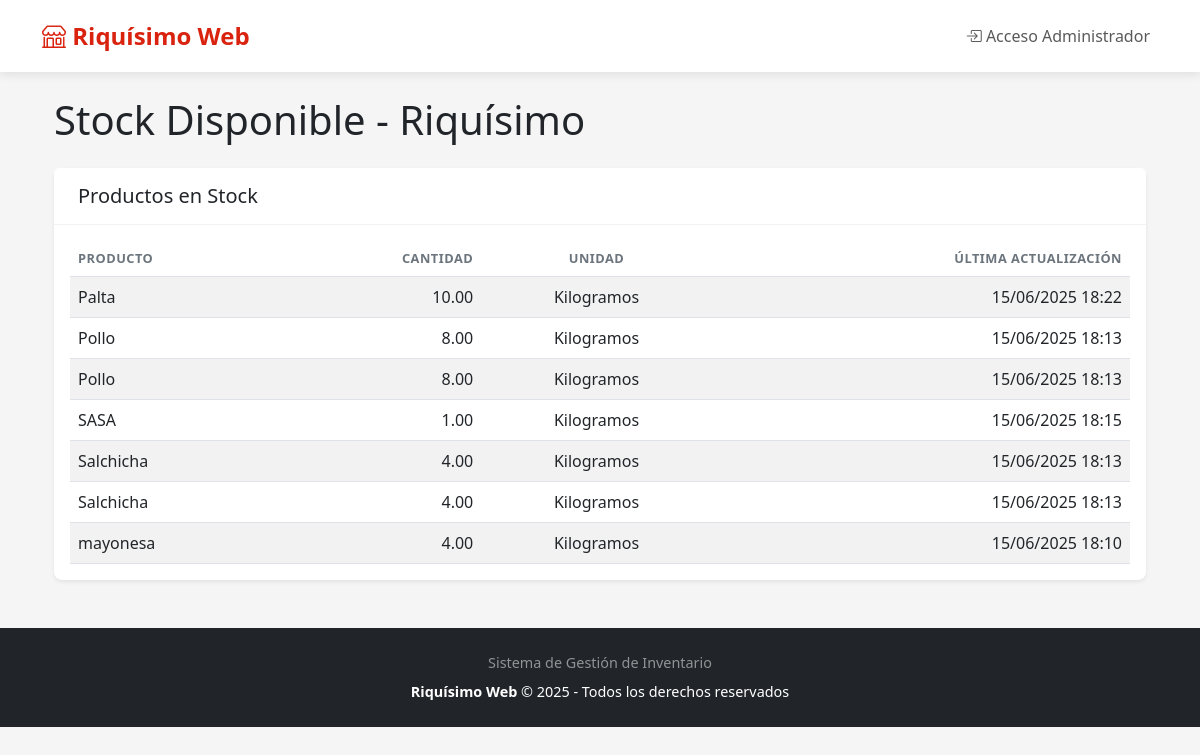
/, run on an earlier commit of the app's database.
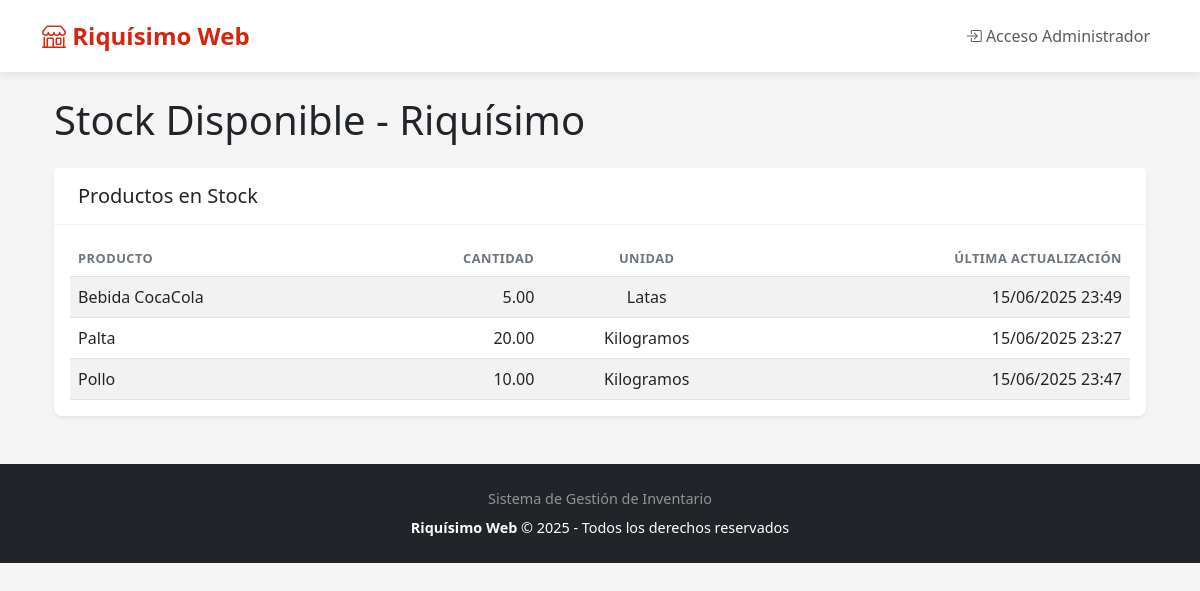
And on a later commit of the database.
### inventario/models.py (models this page shows, shortened)
class Producto(models.Model):
    UNIDADES = [
        ('un', 'Unidades'),
        ('kg', 'Kilogramos'),
        ('lt', 'Litros'),
        ('lata', 'Latas'),
    ]
    nombre = models.CharField(max_length=100)
    cantidad = models.IntegerField(validators=[MinValueValidator(0)])
    unidad = models.CharField(max_length=10, choices=UNIDADES)
    fecha_actualizacion = models.DateTimeField(auto_now=True)

### inventario/views.py (the view)
# urls.py: path('', stock_publico, name='stock_publico'),
def stock_publico(request):
    productos = Producto.objects.all().order_by('nombre')
    return render(request, 'inventario/stock_publico.html', {
        'productos': productos
    })

### inventario/templates/inventario/stock_publico.html
{% extends "base.html" %}
{% block content %}
<div class="container mt-4">
    <h1 class="mb-4">Stock Disponible - Riquísimo</h1>
    <div class="card shadow-sm">
        <div class="card-header">
            <h5 class="mb-0">Productos en Stock</h5>
        </div>
        <div class="card-body">
            <div class="table-responsive">
                <table class="table table-striped">
                    <thead>
                        <tr>
                            <th>Producto</th>
                            <th class="text-end">Cantidad</th>
                            <th class="text-center">Unidad</th>
                            <th class="text-end">Última actualización</th>
                        </tr>
                    </thead>
                    <tbody>
                        {% for producto in productos %}
                        <tr>
                            <td>{{ producto.nombre }}</td>
                            <td class="text-end">{{ producto.cantidad|floatformat:2 }}</td>
                            <td class="text-center">{{ producto.get_unidad_display }}</td>
                            <td class="text-end">{{ producto.fecha_actualizacion|date:"d/m/Y H:i" }}</td>
                        </tr>
                        {% empty %}
                        <tr>
                            <td colspan="4" class="text-center">No hay productos registrados</td>
                        </tr>
                        {% endfor %}
                    </tbody>
                </table>
            </div>
        </div>
    </div>
</div>
{% endblock %}

What changed in the data, as far as the page shows it:
removed Producto: nombre "Pollo", cantidad "8.00", unidad "Kilogramos", fecha_actualizacion "15/06/2025 18:13"
removed Producto: nombre "Pollo", cantidad "8.00", unidad "Kilogramos", fecha_actualizacion "15/06/2025 18:13"
removed Producto: nombre "SASA", cantidad "1.00", unidad "Kilogramos", fecha_actualizacion "15/06/2025 18:15"
removed Producto: nombre "Salchicha", cantidad "4.00", unidad "Kilogramos", fecha_actualizacion "15/06/2025 18:13"
removed Producto: nombre "Salchicha", cantidad "4.00", unidad "Kilogramos", fecha_actualizacion "15/06/2025 18:13"
removed Producto: nombre "mayonesa", cantidad "4.00", unidad "Kilogramos", fecha_actualizacion "15/06/2025 18:10"
added Producto: nombre "Bebida CocaCola", cantidad "5.00", unidad "Latas", fecha_actualizacion "15/06/2025 23:49"
changed Producto "Palta": cantidad "10.00" → "20.00"; fecha_actualizacion "15/06/2025 18:22" → "15/06/2025 23:27"
added Producto: nombre "Pollo", cantidad "10.00", unidad "Kilogramos", fecha_actualizacion "15/06/2025 23:47"
